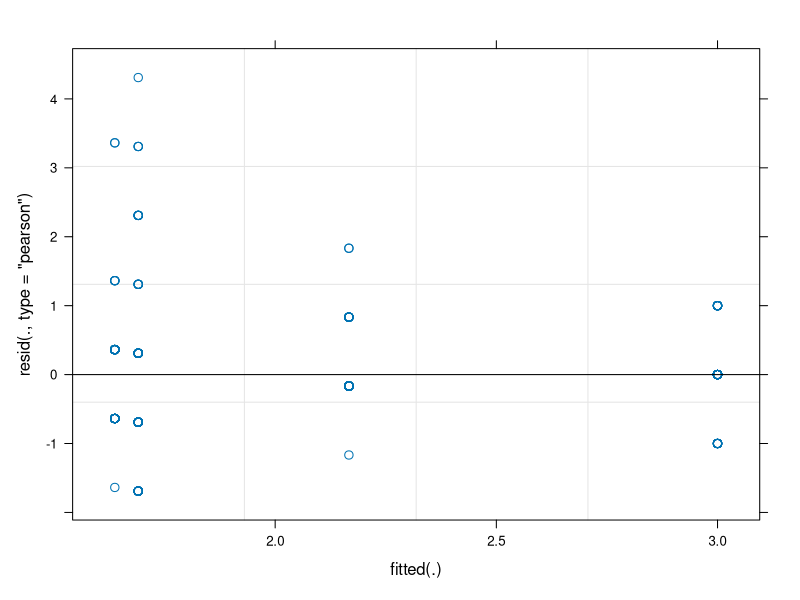
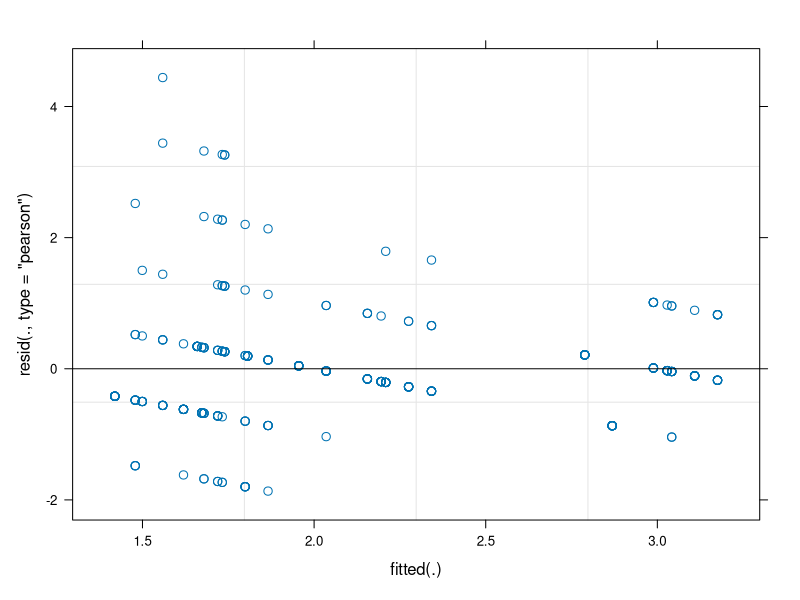
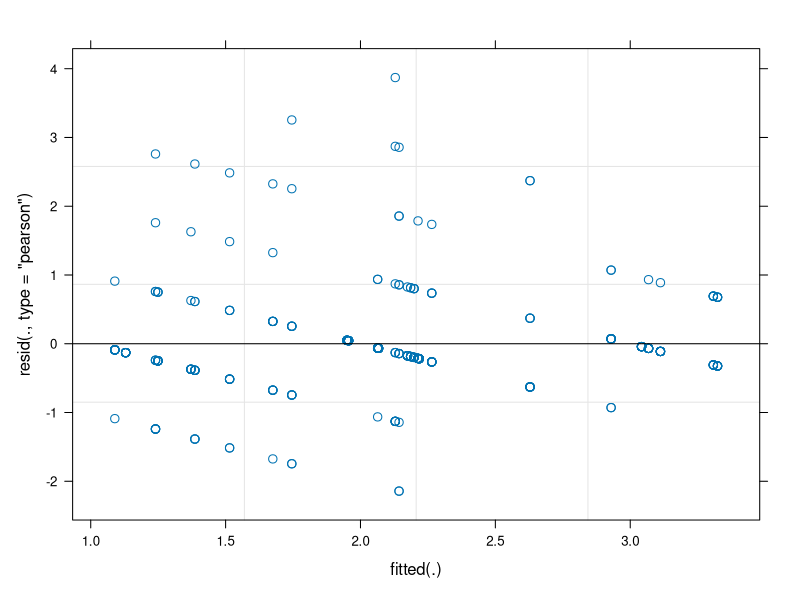
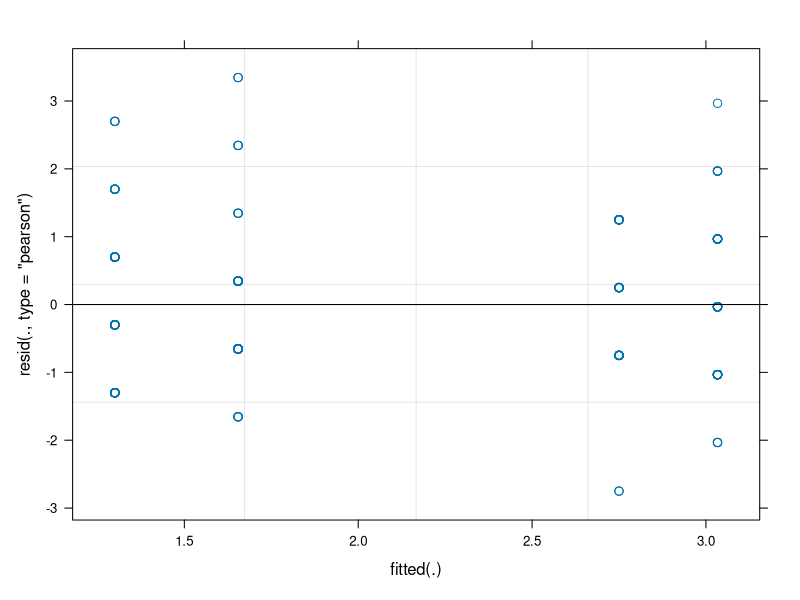
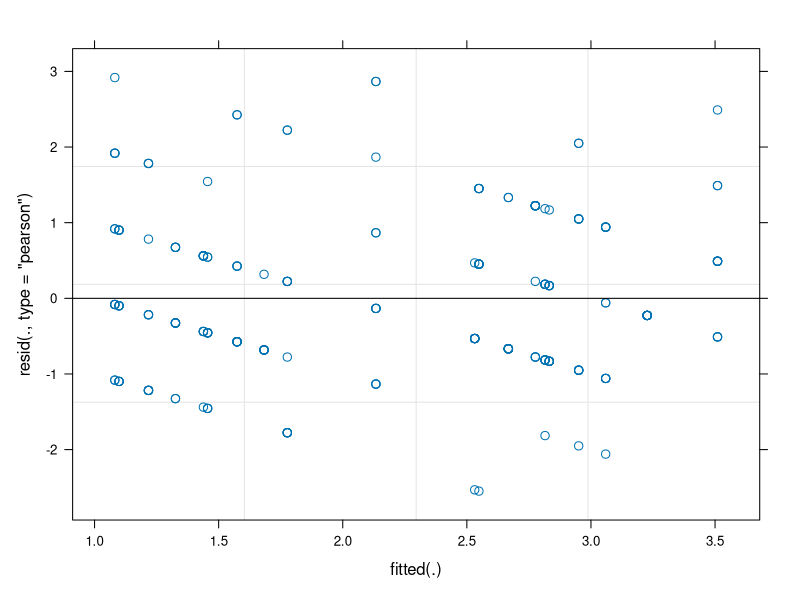
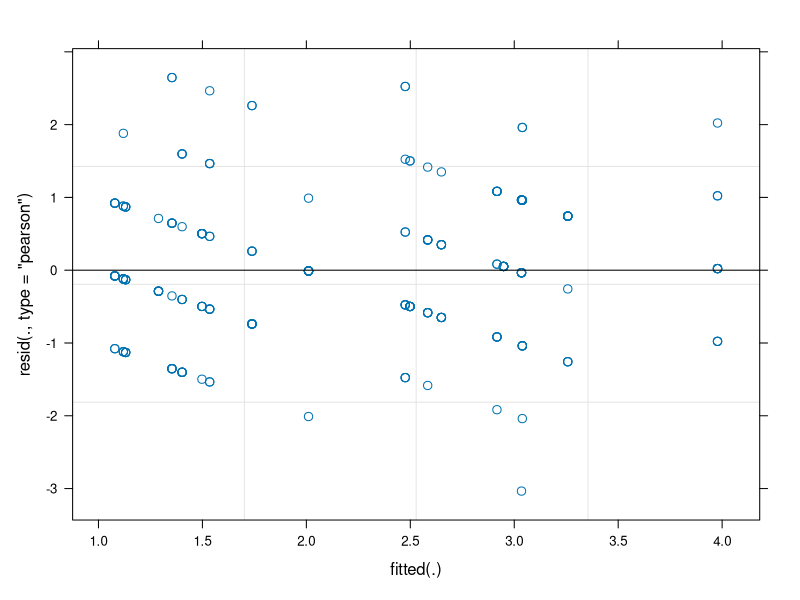
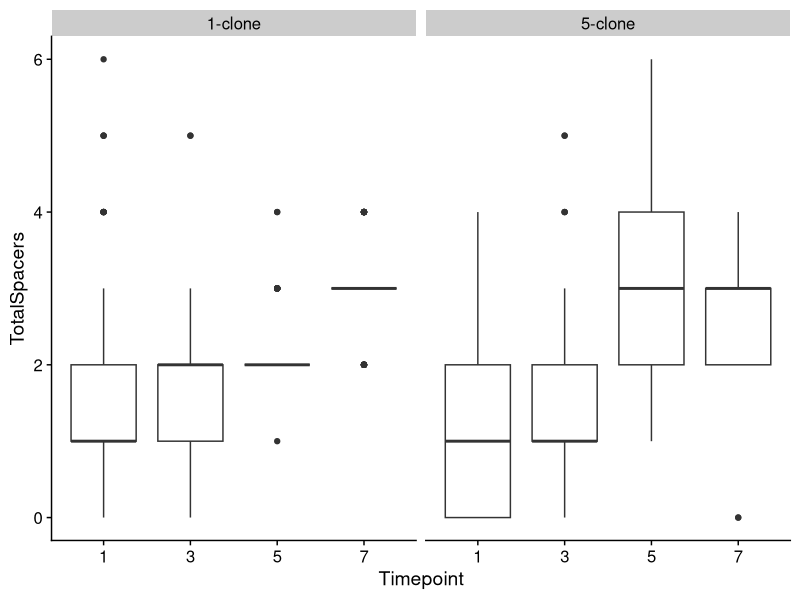
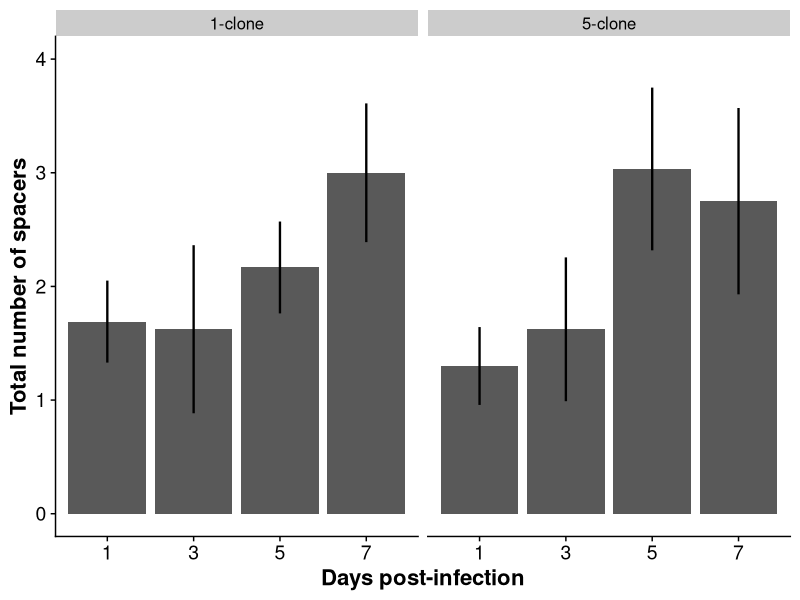

Reproduce these figures in R, in order.
#### Spacer PCR analysis ####
#### Created: 10/12/18 by Jack Common

rm(list=ls())

#### Dependencies ####
library(tidyverse)
library(magrittr)
library(cowplot)
library(lme4)

#### Functions ####
# A function to quickly convert logit coefficients from a binomial GLM(M) 
# into more intuitive probability values
logit2prob <- function(logit){
  odds <- exp(logit)
  prob <- odds / (1 + odds)
  return(prob)
}

## Compare AIC values for Model fit
# This function extracts the AIC for each GLM, and then compares the absolute relative 
# differences for each AIC to the model with the lowest AIC. This acts as a measure of 
# model fit. More can be found at: http://faculty.washington.edu/skalski/classes/QERM597/papers_xtra/Burnham%20and%20Anderson.pdf

compare_AICs = function(df){          # df is a dataframe of AIC values 
  print(df)                           # prints the origina AIC values 
  col_len = length(df[,2])            # extracts the number of number of models
  AIC_min = abs(min(df[,2]))          # finds the minimum AIC value
  for (i in seq(1, col_len, 1)){      # loop through the AIC values and prints the absolute differences from AIC_min
    print( (abs(df[i,2])) - AIC_min)
  }
}

#### Data ####
monoclonal <- read.csv("./spacers/original_data/1-clone.csv")
fiveclonal <- read.csv("./spacers/original_data/5-clone.csv")
data <- bind_rows(monoclonal, fiveclonal)
data %<>% na.exclude
data$Treatment %<>% as.factor
data$Timepoint %<>% as.factor
data$Replicate %<>% as.factor
data$Clone %<>% as.factor

monoclonal <- data %>% 
  filter(Treatment=="1-clone")
fiveclonal <- data %>% 
  filter(Treatment=="5-clone")

#### Total spacer analysis - 1-clone ####
m1 <- lmer(TotalSpacers~Timepoint+(1|Timepoint), data=monoclonal)
m2 <- lmer(TotalSpacers~Timepoint+(1|Replicate), data=monoclonal)
m3 <- lmer(TotalSpacers~Timepoint+(Timepoint|Replicate), data=monoclonal)

plot(m1)
plot(m2)
plot(m3)

AIC(m1, m2, m3) %>% compare_AICs
anova(m1, m2, m3, test="Chisq")
anova(m2, m3, test="Chisq")

summary(multcomp::glht(m3))
fixed <- fixef(m3)
CI <- confint(m3, parm="beta_")
CI

fixed[1]                       # T1 mean
CI[1]; CI[5]                   # T1 CIs
fixed[1]+fixed[2]              # T3 mean
fixed[1]+CI[2]; fixed[1]+CI[6] # T3 CIs
fixed[1]+fixed[3]              # T5 mean
fixed[1]+CI[3]; fixed[1]+CI[7] # T5 CIs
fixed[1]+fixed[4]              # T7 mean
fixed[1]+CI[4]; fixed[1]+CI[8] # T7 CIs

#### Total spacer analysis - 5-clone ####
m1 <- lmer(TotalSpacers~Timepoint+(1|Timepoint), data=fiveclonal)
m2 <- lmer(TotalSpacers~Timepoint+(1|Replicate), data=fiveclonal)
m3 <- lmer(TotalSpacers~Timepoint+(Timepoint|Replicate), data=fiveclonal)

plot(m1)
plot(m2)
plot(m3)

AIC(m1, m2, m3) %>% compare_AICs
anova(m1, m2, m3, test="Chisq")
anova(m2, m3, test="Chisq")

summary(multcomp::glht(m3))
fixed <- fixef(m3)
CI <- confint(m3, parm="beta_")
CI

fixed[1]                       # T1 mean
CI[1]; CI[5]                   # T1 CIs
fixed[1]+fixed[2]              # T3 mean
fixed[1]+CI[2]; fixed[1]+CI[6] # T3 CIs
fixed[1]+fixed[3]              # T5 mean
fixed[1]+CI[3]; fixed[1]+CI[7] # T5 CIs
fixed[1]+fixed[4]              # T7 mean
fixed[1]+CI[4]; fixed[1]+CI[8] # T7 CIs
#### Total spacer boxplot ####

total_boxplot <- ggplot(aes(x=Timepoint, y=TotalSpacers), data=data)+
  geom_boxplot()+
  facet_wrap(~Treatment)+
  theme_cowplot()+
  NULL

last_plot()

#### Total spacer figure ####
total_spacer <- read.csv("./spacers/summary_data/total_spacers.csv")
total_spacer$Timepoint %<>% as.factor()

total_plot <- ggplot(aes(x=Timepoint, y=TotalSpacers), data=total_spacer)+
  geom_col(position=position_dodge(.9))+
  geom_errorbar(aes(ymin=Lower, ymax=Upper), width=0, size=.8, position = position_dodge(.9))+
  #scale_y_continuous(breaks=seq(0,1,.25))+
  coord_cartesian(ylim=c(0,4))+
  facet_wrap(~Treatment)+
  theme_cowplot()+
  labs(x="Days post-infection", y="Total number of spacers")+
  #scale_x_discrete(breaks=c("t1", "t4", "t9"),
   #                labels=c("1", "4", "9"))+
 # scale_fill_manual(name="Number of\nspacers",
  #                  values=pal)+
  
  theme(axis.title = element_text(face="bold", size=16),
        axis.text = element_text(size=14),
        legend.title = element_text(face='bold', size=14),
        legend.title.align = 0.5,
        legend.position = 'right',
        legend.direction = "horizontal",
        legend.key.width = unit(1, 'cm'),
        legend.key.height = unit(1, 'cm'),
        legend.text = element_text(size=14))+
  NULL
last_plot()
